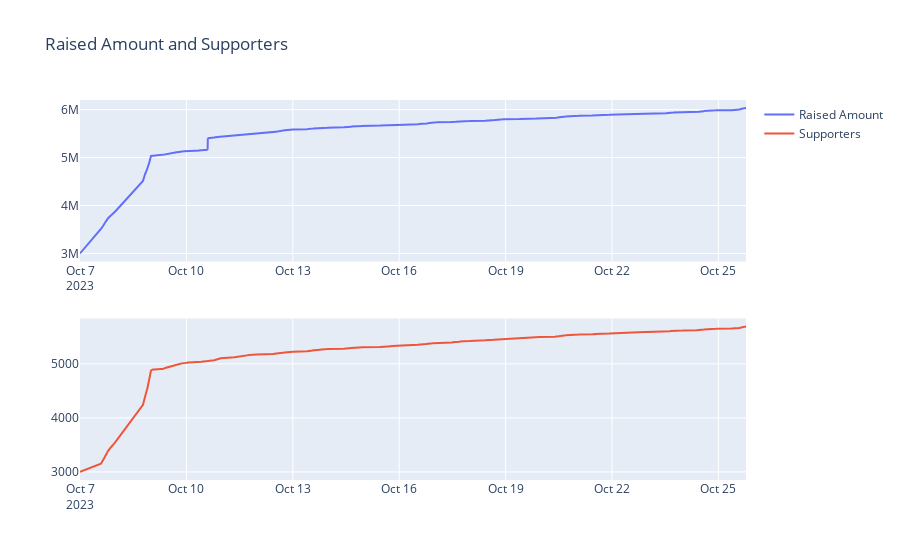

The notebook cell saved with this chart:
### Code cell
import plotly.graph_objs as go
import plotly.subplots as sp

# Create subplots with 2 rows and 1 column
fig = sp.make_subplots(rows=2, cols=1)

# Add a trace for "Raised Amount"
trace1 = go.Scatter(x=df["datetime"], y=df["raisedAmount"], mode="lines", name="Raised Amount")

# Add a trace for "Supporters"
trace2 = go.Scatter(x=df["datetime"], y=df["supporters"], mode="lines", name="Supporters")

# Add traces to the subplots
fig.add_trace(trace1, row=1, col=1)
fig.add_trace(trace2, row=2, col=1)

# Update layout
fig.update_layout(title="Raised Amount and Supporters", showlegend=True)

# Show the interactive plot
fig.show()

### Figure 1 — Plotly figure (JSON) as saved in the notebook; plotly's stock layout.template omitted (floating-point values rounded to 4 significant figures; data arrays with more than 128 entries replaced by an {"elided": "..."} marker saying what was removed)
{"data": [{"mode": "lines", "name": "Raised Amount", "type": "scatter", "x": {"elided": "13407 str values"}, "xaxis": "x", "y": {"elided": "13407 int values"}, "yaxis": "y"}, {"mode": "lines", "name": "Supporters", "type": "scatter", "x": {"elided": "13407 str values"}, "xaxis": "x2", "y": {"elided": "13407 int values"}, "yaxis": "y2"}], "layout": {"showlegend": true, "title": {"text": "Raised Amount and Supporters"}, "xaxis": {"anchor": "y", "domain": [0, 1]}, "xaxis2": {"anchor": "y2", "domain": [0, 1]}, "yaxis": {"anchor": "x", "domain": [0.575, 1]}, "yaxis2": {"anchor": "x2", "domain": [0, 0.425]}}}
